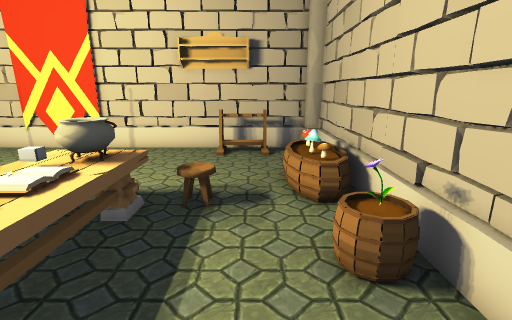
view 1 (above)

14 first-person views from a walk through a Unity game level. The camera is 1.4 m above the floor, tilts 14° down and sees 85° across. The floor is counted in squares, 0.5 m on a side. Each view is taken from the middle of a square. On the plan, view 1 faces up. The plan holds only what a view shows up to about 19 squares ahead; the rest is blank. The place goes on beyond the plan. The player is left out. Some animated figures are not drawn. Some surface patterns are stand-ins.

view 2
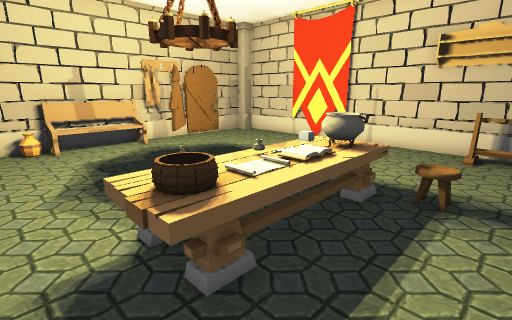

view 3
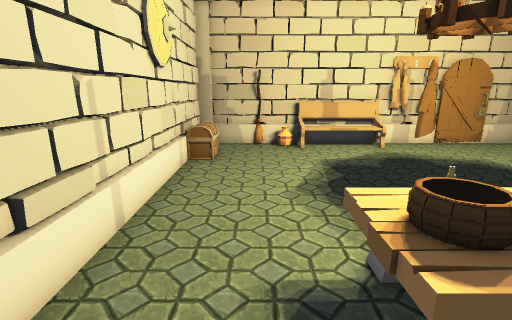

view 4
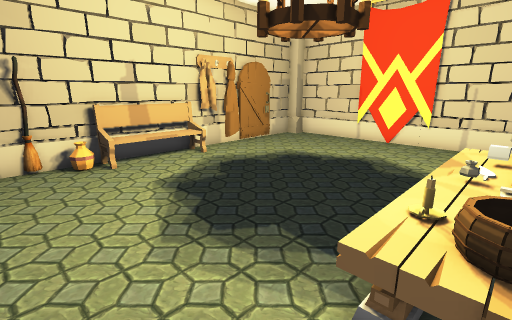

view 5
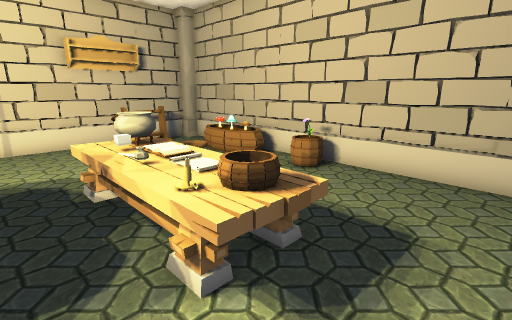

view 6
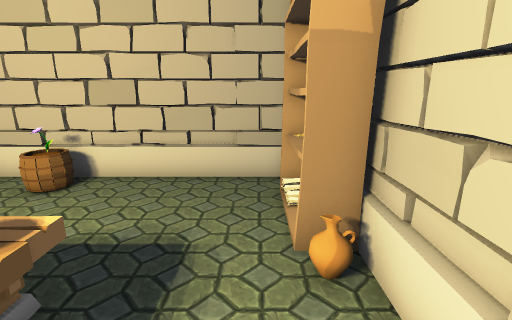

view 7
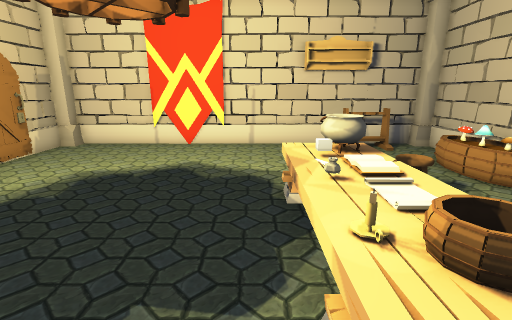

view 8
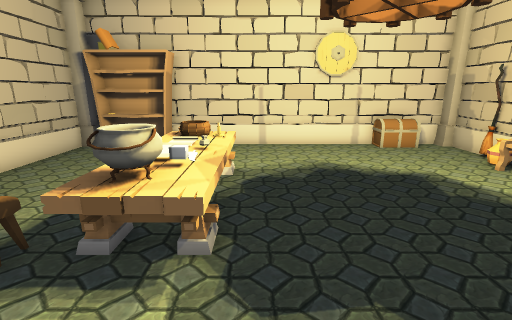

view 9
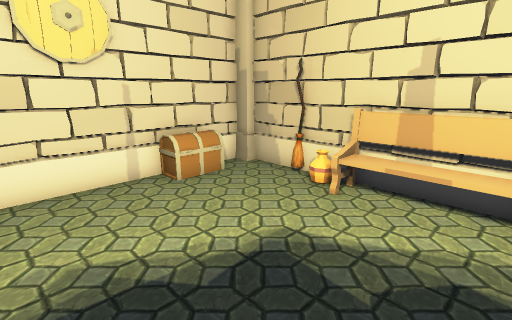

view 10
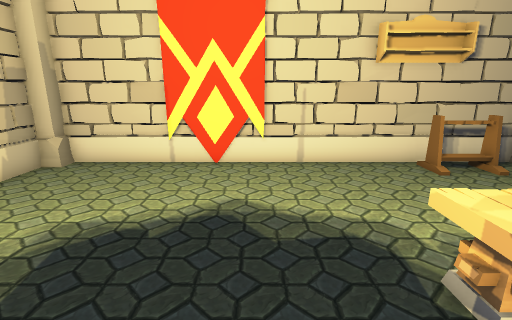

view 11
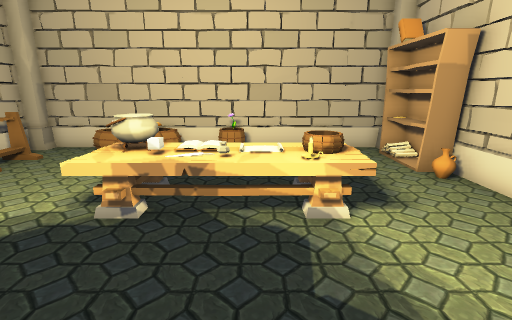

view 12
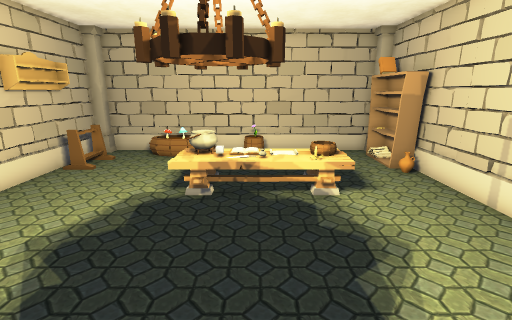

view 13
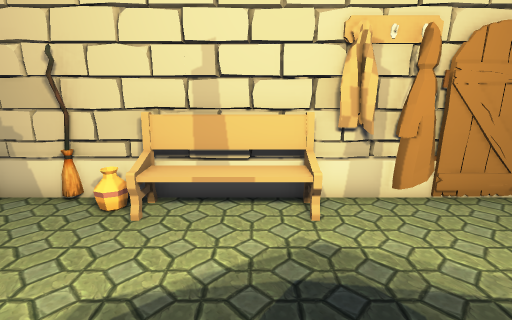

view 14
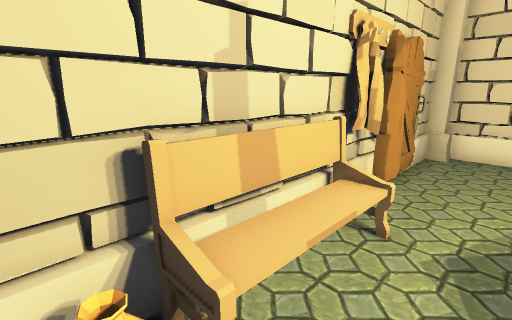

### Floor plan
Points are (right, up) in squares from view 1. A wall is a line through its corners. A room is listed if a view was taken in it or the views show most of it. See-through windows are left out.
Room 1 (views 1, 2, 3, 4, 5, 6, 7, 8, 9, 10, 11, 12, 13, 14)
walls: (-15.6, 6.7) (-15.8, 6.6) (-15.8, 6); (-15.6, 6.8) (-15.8, 6.2); (-15.4, 7.9) (-15.9, 7.5); (-15.8, 6.3) (-15.8, 5.9); (-15.5, 8.3) (-15.4, 7.5); (-15.6, 8.2) (-15.6, 7.5); (-15.8, 8.2) (-15.7, 7.7); (-16.4, 7) (-15.9, 6.4); (-10.4, 14) (-15.6, 14); (-16.2, 1.6) (-16.2, -3.4); (-16.2, 8.9) (-16.2, 4.4); (-16.2, 11) (-16.2, 10.3); (-16.4, -0.8) (-15.9, -1); (-16.1, 11.4) (-15.9, 9.2); (-16.1, 13.1) (-16, 5.4); (-16.2, 13.4) (-16.2, 11.4); (-15.9, -4) (-1, -4); (2.5, 14) (-8.5, 14); (3.1, -3.4) (3.1, 13.4)
low walls: (-16, 1.1) (-16, -0.8); (-15.9, -1) (-16.4, -1.2); (-16, -1) (-16, -3.3); (2.9, -3.2) (2.9, 13.1)
objects: bench (-16, 2) to (-15, 5); chest (-14, -4) to (-12, -3); banner (-10, 14) to (-9, 14); table (-5, 0) to (-3, 7); shelf (-2, -3) to (2, -3); rack (-2, 13) to (0, 13); flower (1, 4); mushroom (1, 7) to (2, 10); other object (2, 4)

Positions as (right, up) in squares from view 1, and headings:
1: (0, 0), facing up
2: (0, -1), facing up-left
3: (-1, -1), facing left
4: (-4, -2), facing up-left
5: (-7, -2), facing up-right
6: (-6, -2), facing right
7: (-6, -1), facing up
8: (-6, 11), facing down
9: (-8, 5), facing down-left
10: (-8, 3), facing up
11: (-11, 3), facing right
12: (-15, 4), facing right
13: (-9, 4), facing left
14: (-13, 0), facing up-left
